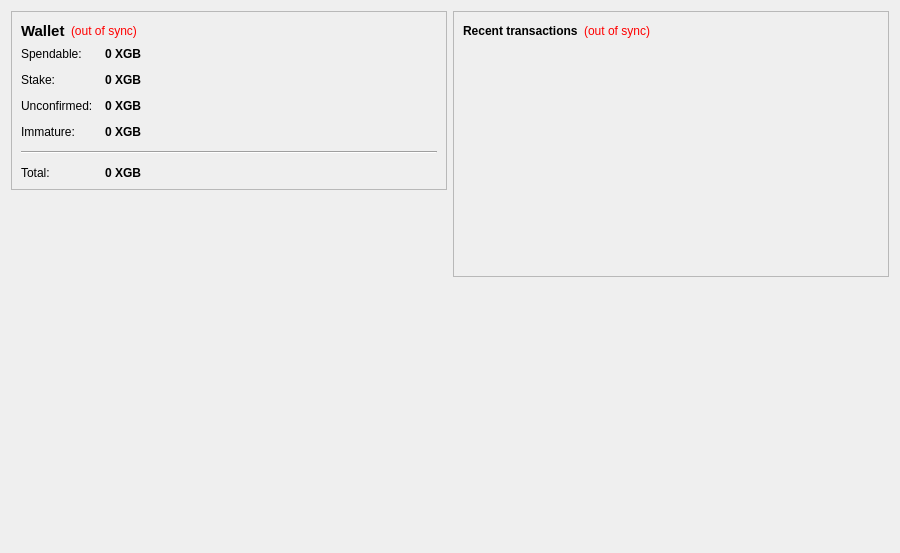
<?xml version="1.0" encoding="UTF-8"?>
<ui version="4.0">
 <class>OverviewPage</class>
 <widget class="QWidget" name="OverviewPage">
  <property name="geometry">
   <rect>
    <x>0</x>
    <y>0</y>
    <width>900</width>
    <height>553</height>
   </rect>
  </property>
  <property name="windowTitle">
   <string>Form</string>
  </property>
  <layout class="QHBoxLayout" name="horizontalLayout" stretch="1,1">
   <item>
    <layout class="QVBoxLayout" name="verticalLayout_2">
     <item>
      <widget class="QFrame" name="frame">
       <property name="frameShape">
        <enum>QFrame::StyledPanel</enum>
       </property>
       <property name="frameShadow">
        <enum>QFrame::Raised</enum>
       </property>
       <layout class="QVBoxLayout" name="verticalLayout_4">
        <item>
         <layout class="QHBoxLayout" name="horizontalLayout_4">
          <item>
           <widget class="QLabel" name="label_5">
            <property name="font">
             <font>
              <pointsize>11</pointsize>
              <weight>75</weight>
              <bold>true</bold>
             </font>
            </property>
            <property name="text">
             <string>Wallet</string>
            </property>
           </widget>
          </item>
          <item>
           <widget class="QLabel" name="labelWalletStatus">
            <property name="toolTip">
             <string>The displayed information may be out of date. Your wallet automatically synchronizes with the Greenblocks network after a connection is established, but this process has not completed yet.</string>
            </property>
            <property name="styleSheet">
             <string notr="true">QLabel { color: red; }</string>
            </property>
            <property name="text">
             <string notr="true">(out of sync)</string>
            </property>
            <property name="alignment">
             <set>Qt::AlignLeading|Qt::AlignLeft|Qt::AlignVCenter</set>
            </property>
           </widget>
          </item>
          <item>
           <spacer name="horizontalSpacer_2">
            <property name="orientation">
             <enum>Qt::Horizontal</enum>
            </property>
            <property name="sizeHint" stdset="0">
             <size>
              <width>40</width>
              <height>20</height>
             </size>
            </property>
           </spacer>
          </item>
         </layout>
        </item>
        <item>
         <layout class="QFormLayout" name="formLayout_2">
          <property name="fieldGrowthPolicy">
           <enum>QFormLayout::AllNonFixedFieldsGrow</enum>
          </property>
          <property name="horizontalSpacing">
           <number>12</number>
          </property>
          <property name="verticalSpacing">
           <number>12</number>
          </property>
          <item row="0" column="0">
           <widget class="QLabel" name="label">
            <property name="text">
             <string>Spendable:</string>
            </property>
           </widget>
          </item>
          <item row="0" column="1">
           <widget class="QLabel" name="labelBalance">
            <property name="font">
             <font>
              <weight>75</weight>
              <bold>true</bold>
             </font>
            </property>
            <property name="cursor">
             <cursorShape>IBeamCursor</cursorShape>
            </property>
            <property name="toolTip">
             <string>Your current spendable balance</string>
            </property>
            <property name="text">
             <string notr="true">0 XGB</string>
            </property>
            <property name="textInteractionFlags">
             <set>Qt::LinksAccessibleByMouse|Qt::TextSelectableByKeyboard|Qt::TextSelectableByMouse</set>
            </property>
           </widget>
          </item>
          <item row="1" column="0">
           <widget class="QLabel" name="label_6">
            <property name="text">
             <string>Stake:</string>
            </property>
           </widget>
          </item>
          <item row="1" column="1">
           <widget class="QLabel" name="labelStake">
            <property name="font">
             <font>
              <weight>75</weight>
              <bold>true</bold>
             </font>
            </property>
            <property name="cursor">
             <cursorShape>IBeamCursor</cursorShape>
            </property>
            <property name="toolTip">
             <string>Total of coins that were staked, and do not yet count toward the current balance</string>
            </property>
            <property name="text">
             <string notr="true">0 XGB</string>
            </property>
            <property name="textInteractionFlags">
             <set>Qt::LinksAccessibleByMouse|Qt::TextSelectableByKeyboard|Qt::TextSelectableByMouse</set>
            </property>
           </widget>
          </item>
          <item row="2" column="0">
           <widget class="QLabel" name="label_3">
            <property name="text">
             <string>Unconfirmed:</string>
            </property>
           </widget>
          </item>
          <item row="2" column="1">
           <widget class="QLabel" name="labelUnconfirmed">
            <property name="font">
             <font>
              <weight>75</weight>
              <bold>true</bold>
             </font>
            </property>
            <property name="cursor">
             <cursorShape>IBeamCursor</cursorShape>
            </property>
            <property name="toolTip">
             <string>Total of transactions that have yet to be confirmed, and do not yet count toward the current balance</string>
            </property>
            <property name="text">
             <string notr="true">0 XGB</string>
            </property>
            <property name="textInteractionFlags">
             <set>Qt::LinksAccessibleByMouse|Qt::TextSelectableByKeyboard|Qt::TextSelectableByMouse</set>
            </property>
           </widget>
          </item>
          <item row="3" column="0">
           <widget class="QLabel" name="labelImmatureText">
            <property name="text">
             <string>Immature:</string>
            </property>
           </widget>
          </item>
          <item row="3" column="1">
           <widget class="QLabel" name="labelImmature">
            <property name="font">
             <font>
              <weight>75</weight>
              <bold>true</bold>
             </font>
            </property>
            <property name="toolTip">
             <string>Mined balance that has not yet matured</string>
            </property>
            <property name="text">
             <string notr="true">0 XGB</string>
            </property>
            <property name="textInteractionFlags">
             <set>Qt::LinksAccessibleByMouse|Qt::TextSelectableByKeyboard|Qt::TextSelectableByMouse</set>
            </property>
           </widget>
          </item>
          <item row="4" column="0" colspan="2">
           <widget class="Line" name="line">
            <property name="orientation">
             <enum>Qt::Horizontal</enum>
            </property>
           </widget>
          </item>
          <item row="5" column="0">
           <widget class="QLabel" name="labelTotalText">
            <property name="text">
             <string>Total:</string>
            </property>
           </widget>
          </item>
          <item row="5" column="1">
           <widget class="QLabel" name="labelTotal">
            <property name="font">
             <font>
              <weight>75</weight>
              <bold>true</bold>
             </font>
            </property>
            <property name="cursor">
             <cursorShape>IBeamCursor</cursorShape>
            </property>
            <property name="toolTip">
             <string>Your current total balance</string>
            </property>
            <property name="text">
             <string notr="true">0 XGB</string>
            </property>
            <property name="textInteractionFlags">
             <set>Qt::LinksAccessibleByMouse|Qt::TextSelectableByKeyboard|Qt::TextSelectableByMouse</set>
            </property>
           </widget>
          </item>
         </layout>
        </item>
       </layout>
      </widget>
     </item>
     <item>
      <spacer name="verticalSpacer">
       <property name="orientation">
        <enum>Qt::Vertical</enum>
       </property>
       <property name="sizeHint" stdset="0">
        <size>
         <width>20</width>
         <height>40</height>
        </size>
       </property>
      </spacer>
     </item>
     <item>
      <widget class="QLabel" name="label_2">
       <property name="autoFillBackground">
        <bool>true</bool>
       </property>
       <property name="text">
        <string/>
       </property>
       <property name="pixmap">
        <pixmap resource="../bitcoin.qrc">:/images/wallet</pixmap>
       </property>
       <property name="scaledContents">
        <bool>false</bool>
       </property>
       <property name="alignment">
        <set>Qt::AlignCenter</set>
       </property>
       <property name="margin">
        <number>0</number>
       </property>
      </widget>
     </item>
    </layout>
   </item>
   <item>
    <layout class="QVBoxLayout" name="verticalLayout_3">
     <item>
      <widget class="QFrame" name="frame_2">
       <property name="frameShape">
        <enum>QFrame::StyledPanel</enum>
       </property>
       <property name="frameShadow">
        <enum>QFrame::Raised</enum>
       </property>
       <layout class="QVBoxLayout" name="verticalLayout">
        <item>
         <layout class="QHBoxLayout" name="horizontalLayout_2">
          <item>
           <widget class="QLabel" name="label_4">
            <property name="text">
             <string>&lt;b&gt;Recent transactions&lt;/b&gt;</string>
            </property>
           </widget>
          </item>
          <item>
           <widget class="QLabel" name="labelTransactionsStatus">
            <property name="toolTip">
             <string>The displayed information may be out of date. Your wallet automatically synchronizes with the Greenblocks network after a connection is established, but this process has not completed yet.</string>
            </property>
            <property name="styleSheet">
             <string notr="true">QLabel { color: red; }</string>
            </property>
            <property name="text">
             <string notr="true">(out of sync)</string>
            </property>
            <property name="alignment">
             <set>Qt::AlignRight|Qt::AlignTrailing|Qt::AlignVCenter</set>
            </property>
           </widget>
          </item>
          <item>
           <spacer name="horizontalSpacer">
            <property name="orientation">
             <enum>Qt::Horizontal</enum>
            </property>
            <property name="sizeHint" stdset="0">
             <size>
              <width>40</width>
              <height>20</height>
             </size>
            </property>
           </spacer>
          </item>
         </layout>
        </item>
        <item>
         <widget class="QListView" name="listTransactions">
          <property name="styleSheet">
           <string notr="true">QListView { background: transparent; }</string>
          </property>
          <property name="frameShape">
           <enum>QFrame::NoFrame</enum>
          </property>
          <property name="verticalScrollBarPolicy">
           <enum>Qt::ScrollBarAlwaysOff</enum>
          </property>
          <property name="horizontalScrollBarPolicy">
           <enum>Qt::ScrollBarAlwaysOff</enum>
          </property>
          <property name="selectionMode">
           <enum>QAbstractItemView::NoSelection</enum>
          </property>
         </widget>
        </item>
       </layout>
      </widget>
     </item>
     <item>
      <spacer name="verticalSpacer_2">
       <property name="orientation">
        <enum>Qt::Vertical</enum>
       </property>
       <property name="sizeHint" stdset="0">
        <size>
         <width>20</width>
         <height>40</height>
        </size>
       </property>
      </spacer>
     </item>
    </layout>
   </item>
  </layout>
 </widget>
 <resources>
  <include location="../bitcoin.qrc"/>
 </resources>
 <connections/>
</ui>
